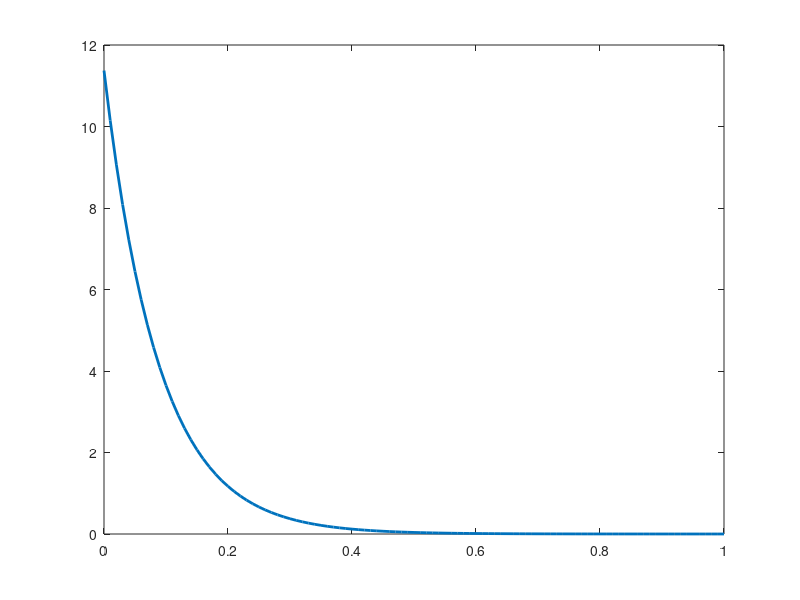

This figure's MATLAB source:
%Q3sol
% A)
lambda=12;      % arrival rate
Tmax=15;         % maximum time

clear T;
T(1)=random('Exponential',1/lambda);
i=1;

while T(i) < Tmax,
  T(i+1)=T(i)+random('Exponential',1/lambda);
  i=i+1;
end

Y=zeros(1,i-1);
plot(T(1:(i-1)),Y,'.');
%%%%%%%%%%%%%%%%%%%%%%%%%
% B)
ti=diff(T);
pd= fitdist(ti','Exponential') %95%
% ci1 = paramci(pd1,'Alpha',.01)%

x_values = 0:0.01:1;
y = pdf(pd,x_values);
plot(x_values,y,'LineWidth',2)






